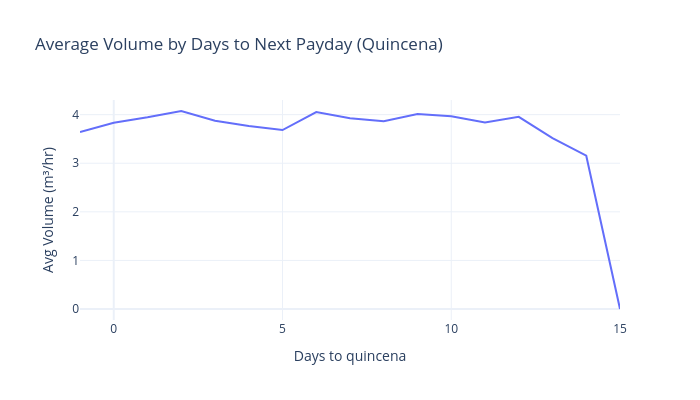

Write notebook code for a chart like this one.
### Code cell
# Cell 7: Quincena analysis — testing if payday cycles affect concrete demand
# Business intuition: more disposable income around quincena = more construction starts.
# If true, we should see volume spikes around the 15th and last day of each month.

def days_to_quincena(d):
    """Days until next payday (15th or last day of month)"""
    if d.day <= 15:
        return 15 - d.day
    else:
        last_day = pd.Timestamp(d.year, d.month, 1) + pd.offsets.MonthEnd(0)
        return (last_day - pd.Timestamp(d)).days

# Apply to the datetime
df_pre_FE["days_to_quincena"] = df_pre_FE["programmed_departure_time"].apply(days_to_quincena)
df_pre_FE["is_quincena"] = ((df_pre_FE["day_of_month"] == 15) | 
                            ((df_pre_FE["programmed_departure_time"] + pd.Timedelta(days=1)).dt.day == 1)).astype(int)

# Average volume by days_to_quincena
quincena_avg = df_pre_FE.groupby("days_to_quincena")["volume_m3"].mean().reset_index()

fig = px.line(
    quincena_avg,
    x="days_to_quincena",
    y="volume_m3",
    title="Average Volume by Days to Next Payday (Quincena)",
    labels={"days_to_quincena": "Days to quincena", "volume_m3": "Avg Volume (m³/hr)"}
)
fig.update_layout(width=700, height=400, template="plotly_white")
fig.show()

print("Correlation with volume_m3:")
print(f"days_to_quincena: {df_pre_FE['days_to_quincena'].corr(df_pre_FE['volume_m3']):.3f}")
print(f"is_quincena:      {df_pre_FE['is_quincena'].corr(df_pre_FE['volume_m3']):.3f}")

### Figure 1 — Plotly figure (JSON) as saved in the notebook; plotly's stock layout.template omitted (floating-point values rounded to 4 significant figures)
{"data": [{"hovertemplate": "Days to quincena=%{x}<br>Avg Volume (m³/hr)=%{y}<extra></extra>", "legendgroup": "", "line": {"color": "#636efa", "dash": "solid"}, "marker": {"symbol": "circle"}, "mode": "lines", "name": "", "orientation": "v", "showlegend": false, "type": "scatter", "x": [-1, 0, 1, 2, 3, 4, 5, 6, 7, 8, 9, 10, 11, 12, 13, 14, 15], "xaxis": "x", "y": [3.642, 3.835, 3.946, 4.075, 3.876, 3.767, 3.682, 4.053, 3.924, 3.866, 4.015, 3.968, 3.838, 3.955, 3.518, 3.155, 0.0], "yaxis": "y"}], "layout": {"height": 400, "legend": {"tracegroupgap": 0}, "title": {"text": "Average Volume by Days to Next Payday (Quincena)"}, "width": 700, "xaxis": {"anchor": "y", "domain": [0, 1], "title": {"text": "Days to quincena"}}, "yaxis": {"anchor": "x", "domain": [0, 1], "title": {"text": "Avg Volume (m³/hr)"}}}}
